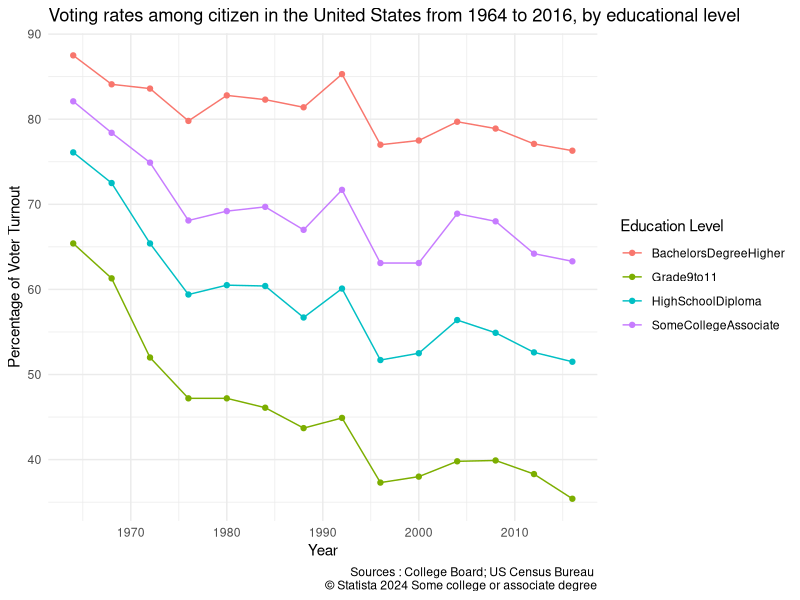

Reproduce this figure in R. (Note: this script raises an error after producing the figure.)
## ---- chunk 1
library(ggplot2)
library(tidyverse)
library(readr)
library(dplyr)
turnout <- read_csv("index_files/Turnout.csv") 
## ---- chunk 2
getwd()
setwd("/Users/ikramohamed/Desktop")
getwd
## ---- chunk 3
turnout <- data.frame(
  Years = c(1964, 1968, 1972, 1976, 1980, 1984, 1988, 1992, 1996, 2000, 2004, 2008, 2012, 2016),
  Grade9to11 = c(65.4, 61.3, 52.0, 47.2, 47.2, 46.1, 43.7, 44.9, 37.3, 38.0, 39.8, 39.9, 38.3, 35.4),
  HighSchoolDiploma = c(76.1, 72.5, 65.4, 59.4, 60.5, 60.4, 56.7, 60.1, 51.7, 52.5, 56.4, 54.9, 52.6, 51.5),
  SomeCollegeAssociate = c(82.1, 78.4, 74.9, 68.1, 69.2, 69.7, 67.0, 71.7, 63.1, 63.1, 68.9, 68.0, 64.2, 63.3),
  BachelorsDegreeHigher = c(87.5, 84.1, 83.6, 79.8, 82.8, 82.3, 81.4, 85.3, 77.0, 77.5, 79.7, 78.9, 77.1, 76.3)
)

turnout_long <- turnout |>
  pivot_longer(cols = -Years, names_to = "Education_Level", values_to = "Percentage")

ggplot(turnout_long, aes(x = Years, y = Percentage, color = Education_Level)) +
  geom_line() + 
  geom_point() +
  labs(
    title = "Voting rates among citizen in the United States from 1964 to 2016, by educational level", 
    caption = "Sources : College Board; US Census Bureau 
    © Statista 2024 Some college or associate degree", 
    x = "Year",
    y = "Percentage of Voter Turnout",
    color = "Education Level"
  ) +
  theme_minimal()
## ---- chunk 4
library(dplyr)
library(knitr)

turnout_table <- turnout_long |> 
  group_by(Education_Level) |>
  summarize(
    Mean_Percentage = mean(Percentage),
    SD_Percentage = sd(Percentage),
    Min_Percentage = min(Percentage),
    Max_Percentage = max(Percentage)
  )

knitr::kable(turnout_summary, 
            digits = 2, 
            col.names = c("Education Level", "Mean", "SD", "Min", "Max"),
            caption = "Summary of Voter Turnout by Education Level (1964-2016)")
